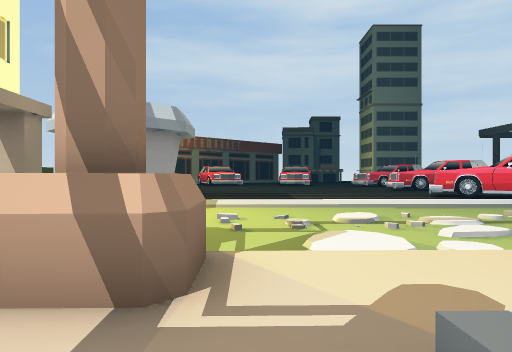
[1] (above)

24 first-person views from a walk through a scene from a Unity 3-D project. The camera is 1.5 m above the floor, looks level and sees 70° across. The floor is counted in squares, 2 m on a side. Each view is taken from the middle of a square. On the plan, view 1 faces up. The plan holds only what a view shows up to about 11 squares ahead; the rest is blank. The place goes on beyond the plan. The player character is not drawn. Some animated figures are not drawn.

[2]
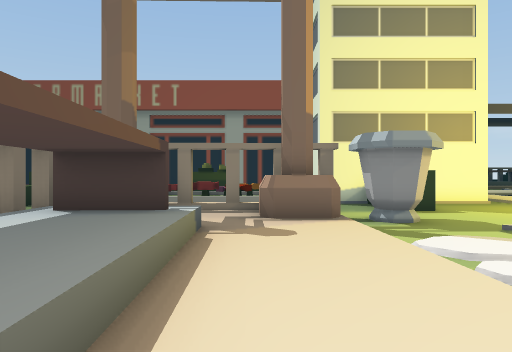

[3]
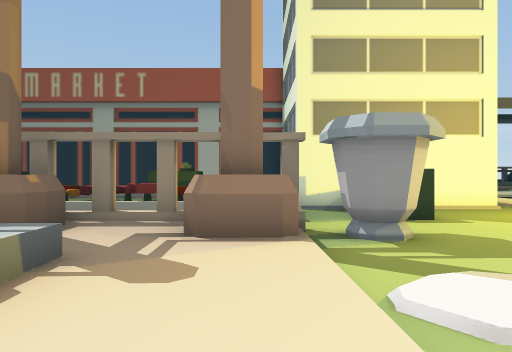

[4]
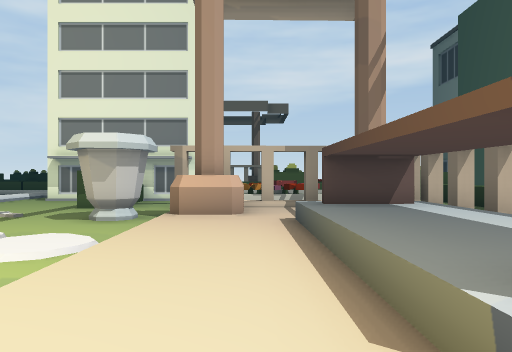

[5]
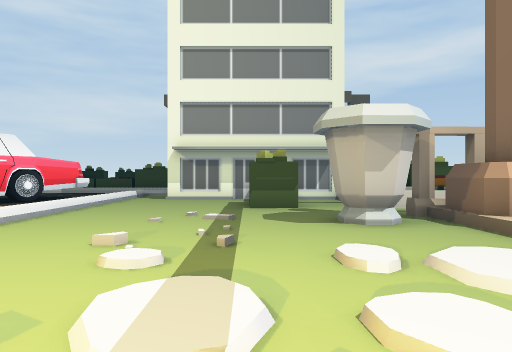

[6]
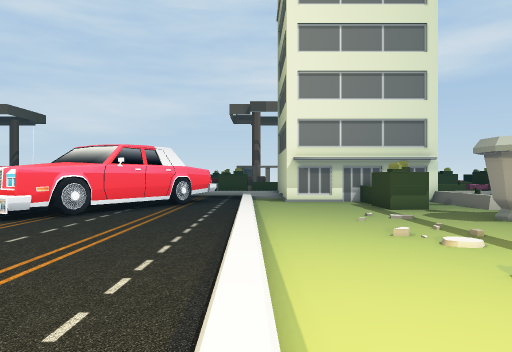

[7]
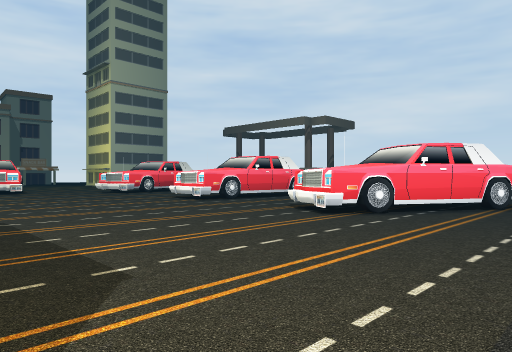

[8]
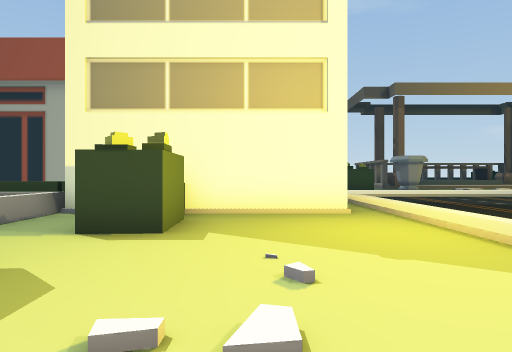

[9]
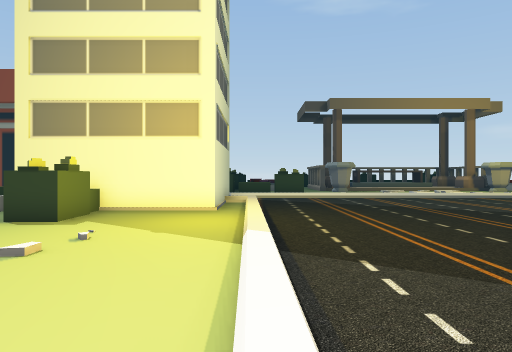

[10]
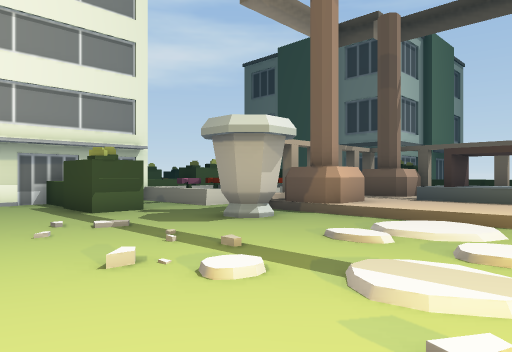

[11]
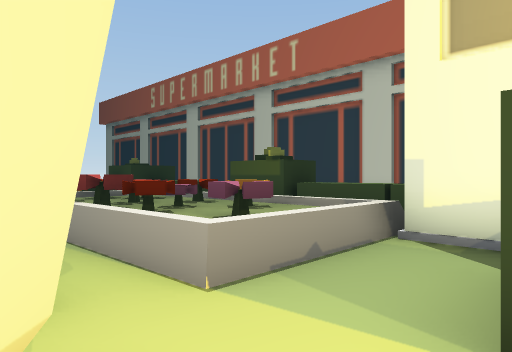

[12]
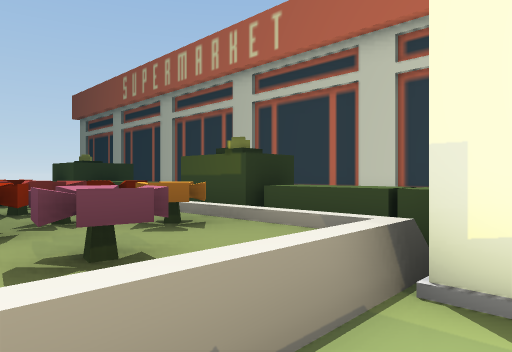

[13]
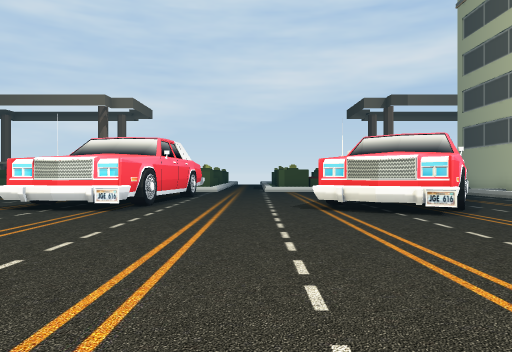

[14]
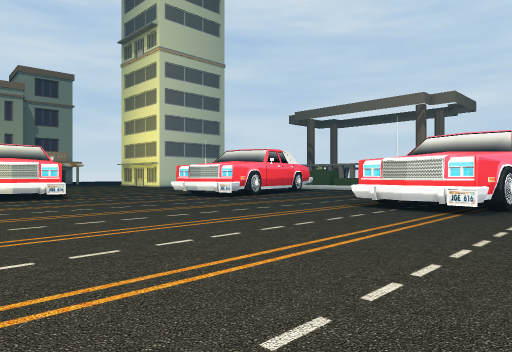

[15]
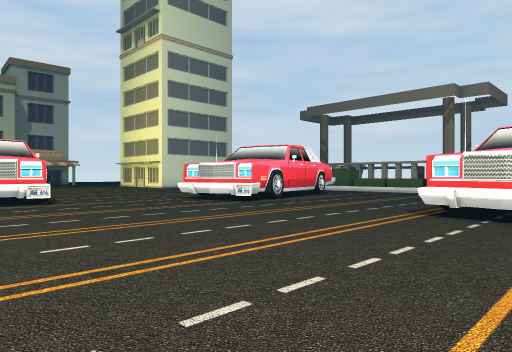

[16]
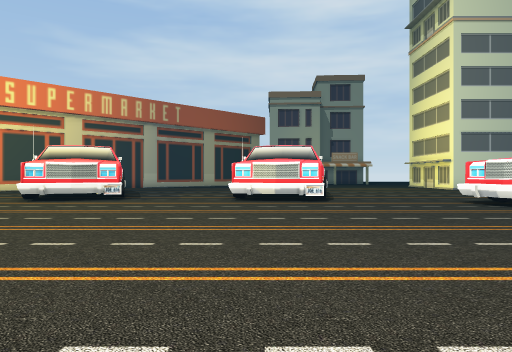

[17]
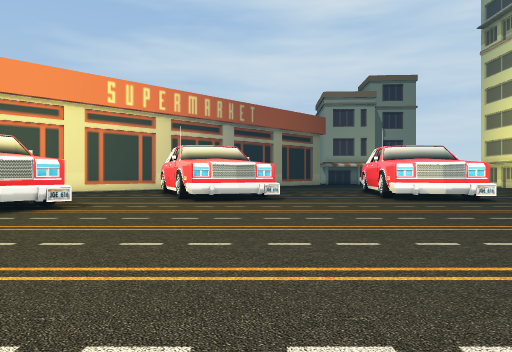

[18]
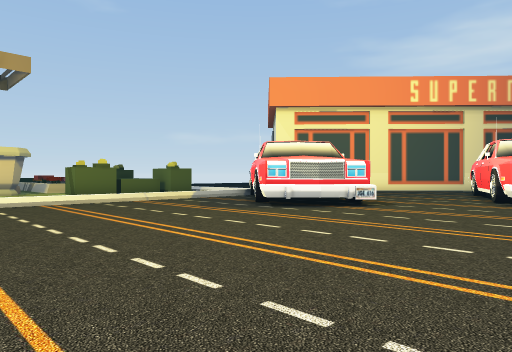

[19]
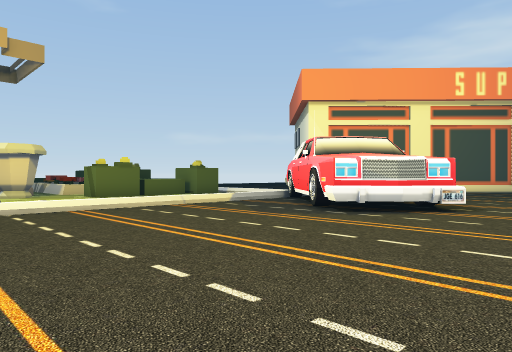

[20]
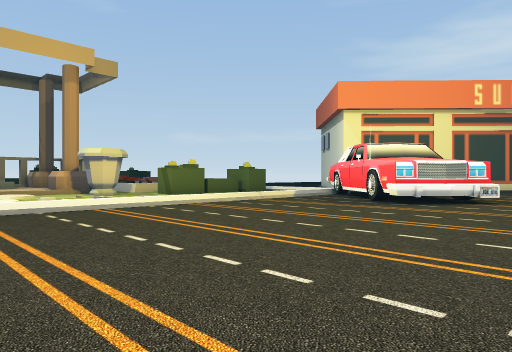

[21]
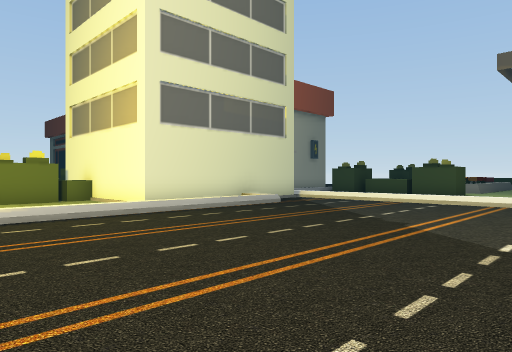

[22]
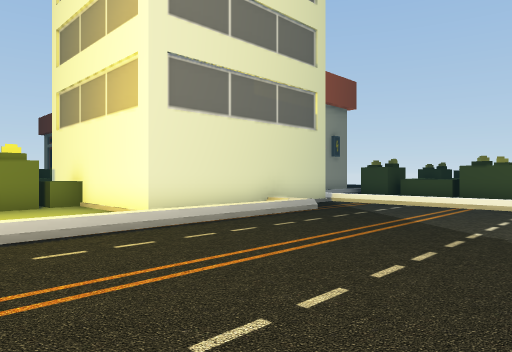

[23]
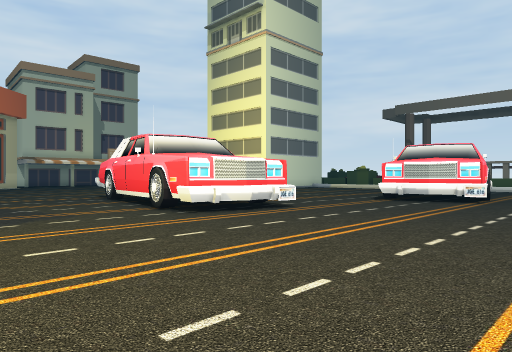

[24]
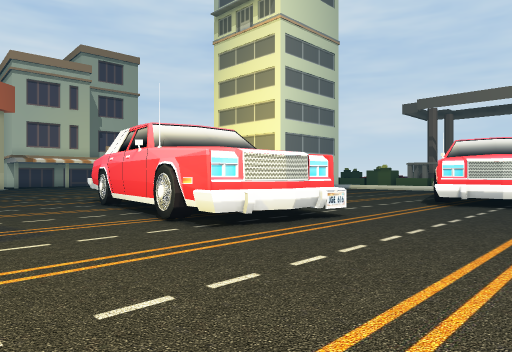

### Floor plan
Key: @ floor where view 1 was taken; # wall or solid block; x gap in a wall; . main floor; : floor 0.25 m higher than the main floor; + floor 0.5 m higher than the main floor; / step, stairs or slope; = window, fence, low wall or low ledge; ^ raised ledge; B building.
Columns run from 12 left of view 1 to 13 right of it. Each row starts with its distance up from view 1.
 42              ...
 41              ..#
 40             ...#
 39             ...#
 38             ...#
 37             ...#
 36        ##  ....#
 35      ...#  ....###.....
 34      ...##.....###.....
 33      ................##
 32  ##  #...............##
 31 ..####................##
 30 ...##...................
 29 .........................
 28 ..........................
 27 ..........................
 26 .........................
 25 .....................#
 24 ..........   ........#
 23 ......... .  ........####
 22 .........     ...........
 21 ........     ............
 20      .. .    ............
 19              ............
 18      .... .  ........# ..
 17   ........   .......^#
 16 ...........  .......###
 15 ............ .........###
 14 ........................##
 13 .........................#
 12 ........................
 11 ..///+////////+///::::::::
 10 B.B ::::::::::::::::::::::
  9       ::::::::::::::::::::
  8       ::::::::::::::::::::
  7       ::::::::://::::::##^
  6       B##::::::/:::::::#
  5       ::::#:::::::::#:::::
  4     ##^^^::::: xx///:#:^^^
  3     ^^^^^:##+++++++/## ^
  2 #   ^^^^^:##+++++++++# ^^
  1 #  ##^^^^ =++######++# ^
  0 #   #^^^^ ##@######+## ^
 -1 #   ^^^^^ ## #=#### #
 -2 #   ^^^^
 -3     ^
 -4     ^
 -5    ##
 -6      ^^

Where each view was taken, in squares from view 1:
view 1: 0 up, 0 right, facing up
view 2: 2 up, 6 right, facing left
view 3: 3 up, 4 right, facing left
view 4: 2 up, 0 right, facing right
view 5: 7 up, 2 right, facing right
view 6: 11 up, 0 right, facing right
view 7: 11 up, 0 right, facing up-right
view 8: 8 up, 1 right, facing left
view 9: 11 up, 4 right, facing left
view 10: 10 up, 3 right, facing down-right
view 11: 6 up, 2 left, facing down-left
view 12: 5 up, 4 left, facing down-left
view 13: 20 up, 1 right, facing right
view 14: 21 up, 1 right, facing up-right
view 15: 23 up, 2 right, facing up-right
view 16: 23 up, 3 right, facing up
view 17: 23 up, 2 left, facing up
view 18: 23 up, 2 left, facing up-left
view 19: 23 up, 4 left, facing up-left
view 20: 20 up, 4 left, facing up-left
view 21: 18 up, 2 left, facing down-left
view 22: 16 up, 3 left, facing down-left
view 23: 28 up, 2 left, facing up-right
view 24: 30 up, 1 left, facing up-right
